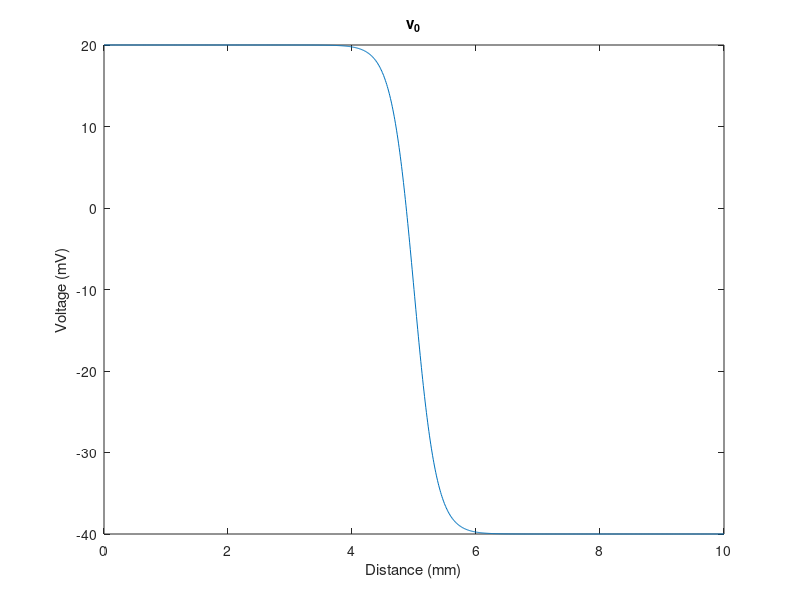
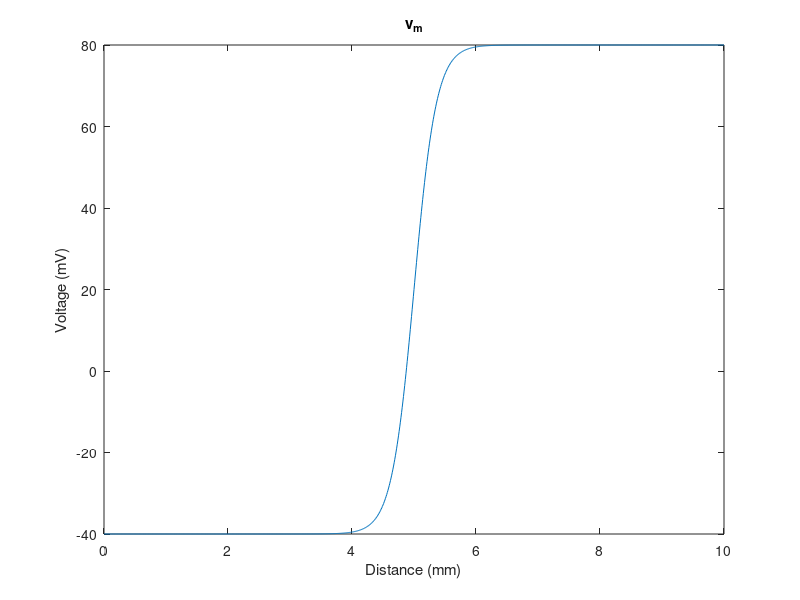
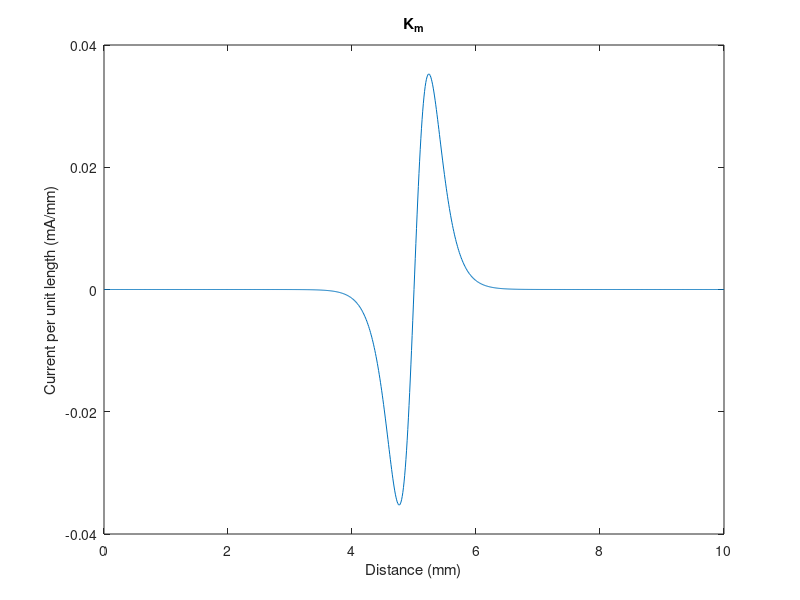

MATLAB code to generate these figures, in order: (Note: this script raises an error after producing the figures.)
% Jesse Liu 111639610
clear all;close all;clc;

%% 3a
t = 0:.01:10;
v0 = 20 - 60./(1+100.^(-(1.2.*t-6)));  % mV
figure()
plot(t,v0)
title('v_0')
xlabel('Distance (mm)')
ylabel('Voltage (mV)')

%% 3b
r = .5;  % this is r0/(r0+ri)
vm = - v0./r;
figure()
plot(t,vm)
title('v_m')
xlabel('Distance (mm)')
ylabel('Voltage (mV)')

%% 3c
dvmdz = diff(diff(vm));
km = dvmdz;
t = linspace(0,10,length(km));
figure()
plot(t,-km)
xlabel('Distance (mm)')
ylabel('Current per unit length (mA/mm)')
title('K_m')

%% Fourier Transform
% t = 0:0.001:1;
% N = 30;  % Hz signal
% signal = sin(30*2*pi*t);
% plot(t,signal)
% 
Fs = 1000;  % sampling frequency (samples/sec)
fourier_transformed_signal=fft(signal);
freqHz = (0:1:length(fourier_transformed_signal)-1)*Fs/N;
plot(freqHz,fourier_transformed_signal)

t = 0:0.001:1;
signal = sin(30*2*pi*t) + sin(60*2*pi*t);
plot(t,signal)
fourier_transformed_signal=fft(signal);
plot(freqHz,fourier_transformed_signal)
% 
% fourier_transformed_signal(55:65) = 0;
% fourier_transformed_signal(935:945) = 0;
% ind1 = find((freqHz>=55) & (freqHz<=65));
% freqHz(ind1)
% ind2 = find((freqHz>=935) & (freqHz<=945));
% freqHz(ind2)
% fourier_transformed_signal([ind1 ind2]) = 0;
% plot(freqHz,fourier_transformed_signal)
% 
% corrected=ifft(fourier_transformed_signal);
% plot(t,corrected,'r')

%% 4a
load('sample_ecg.mat')
t = 0:(1/1000):((length(ecg)-1)/1000);
figure()
plot(t,ecg,'r')
xlabel('Time (s)')
ylabel('Voltage (mV)')
title('ECG')

%% 4b
fourier_transformed_signal=fft(ecg);
fourier_transformed_signal(1) = 0;
corrected=ifft(fourier_transformed_signal);

%% 4c
Fs = 1000;  % sampling frequency (samples/sec)
N = length(ecg);  % Hz signal
freqHz = (0:1:length(fourier_transformed_signal)-1)*Fs/N;

bottom = find(freqHz <= 5);
top = find((1000-freqHz) <= 5);
fourier_transformed_signal(bottom) = 0;
fourier_transformed_signal(top) = 0;

%% 4d
corrected=ifft(fourier_transformed_signal);
figure()
plot(t,corrected,'r')
xlabel('Time (s)')
ylabel('Voltage (mV)')
title('Heartbeat')

%% 6a
t = [0 10.21 29.86 40.07 60.5 80.14 150.07 249.86 300.14 380.29];  % msec
RA = [0 0 -.3 -.7 -.1 0 -.02 -.12 -.14 0];
LA = [0 0 0 0 -.3 -.05 0 .06 .08 0];
LL = [0 .02 .2 .45 .35 .05 .01 .03 .02 .01];
figure()
plot(t,RA,t,LA,t,LL)
yline(0);
xlabel('Time (ms)')
ylabel('Voltage (mV)')
title('Leads I,II,III')
legend('Lead I','Lead II','Lead III')